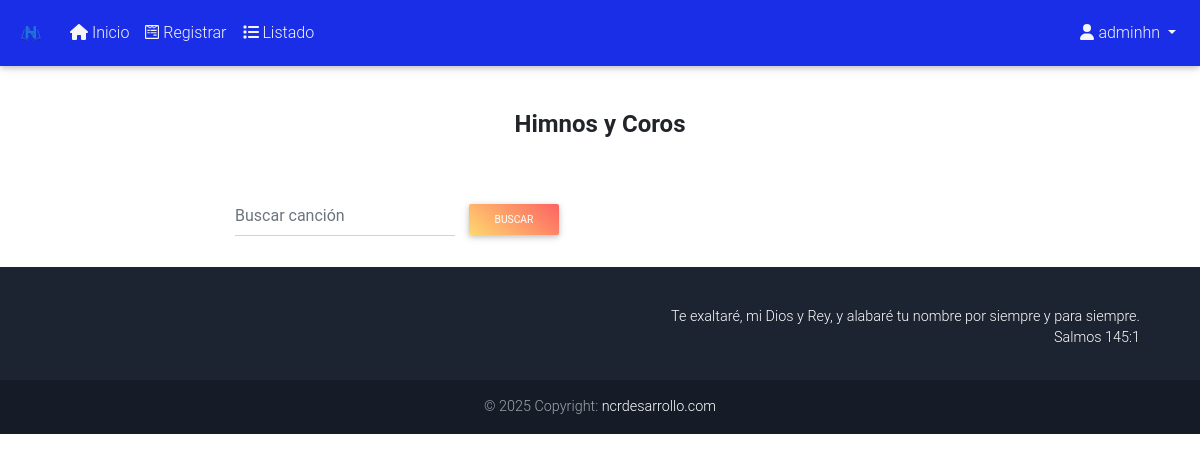
The page /table-song/?page=2 (signed in) on the database as committed earlier.
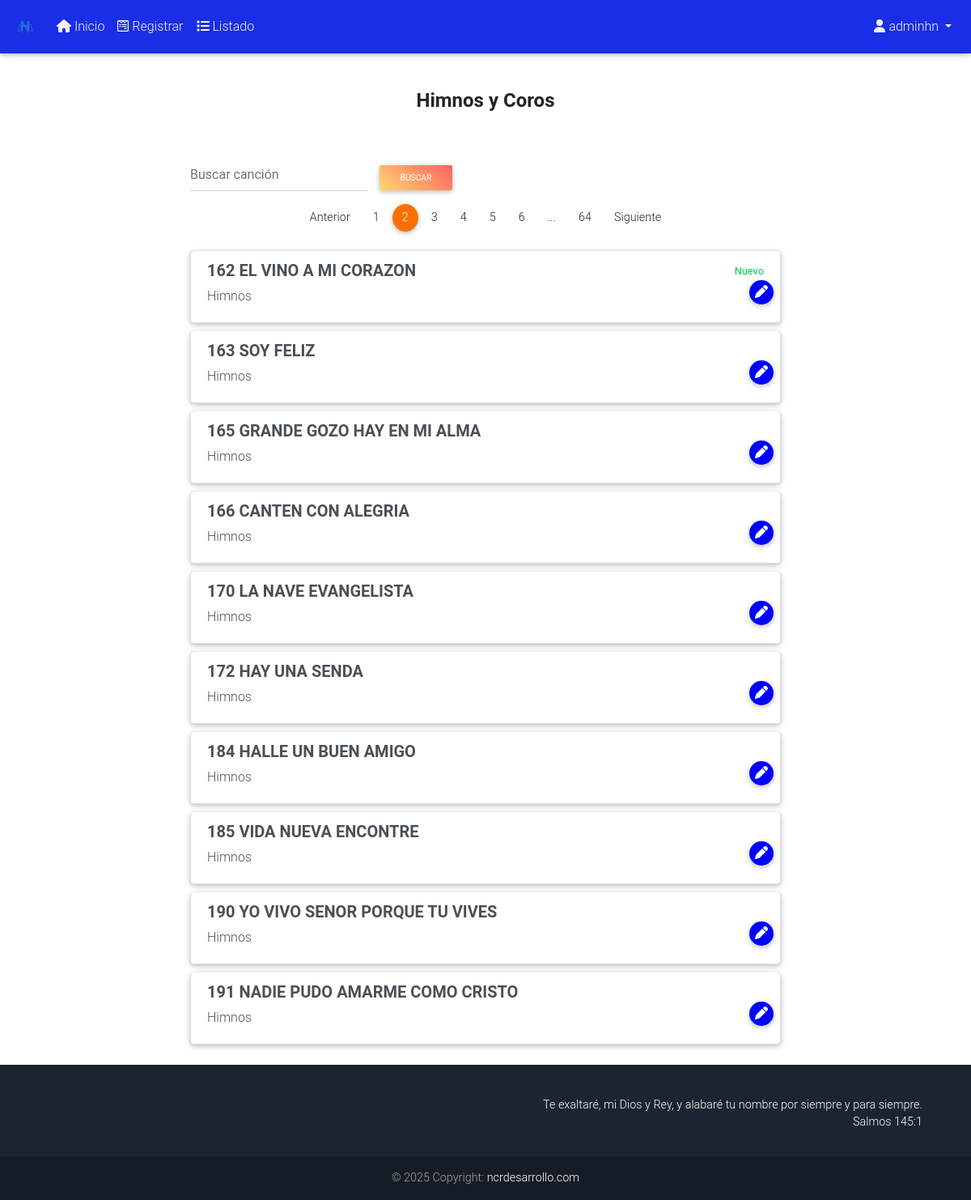
The same page on the database as committed later.
### mainapp/models.py (models this page shows, shortened)
class Himnosycoros(models.Model):
    id_himno = models.AutoField(primary_key=True)
    titulo = models.CharField(max_length=150, verbose_name="Título")
    categorias = [
        ('Adoracion', 'Adoracion'),
        ('Alabanza', 'Alabanza'),
        ('Himnos', 'Himnos'),
    ]
    categoria = models.CharField(max_length=25, choices=categorias, default="Adoracion")
    tonos = [
        ('mayor', 'Mayor'),
        ('menor', 'Menor')
    ]
    tono = models.CharField(max_length=10, choices=tonos, default="mayor")
    notas = [
        ('C', 'C'),
        ('Cm', 'Cm'),
        ('D', 'D'),
        ('Dm', 'Dm'),
        ('E', 'E'),
        ('Em', 'Em'),
        ('F', 'F'),
        ('Fm', 'Fm'),
        ('G', 'G'),
        ('Gm', 'Gm'),
        ('A', 'A'),
        ('Am', 'Am'),
        ('B', 'B'),
        ('Bm', 'Bm'),
    ]
    nota = models.CharField(max_length=10, choices=notas, default="C")
    tipos = [
        ('Alabanza', 'Alabanza'),
        ('Misioneros', 'Misioneros'),
        ('Evangelisticos', 'Evangelisticos'),
    ]
    tipo = models.CharField(max_length=25, choices=tipos, default="Alabanza")
    autor = models.CharField(max_length=50, default="", verbose_name="Autor", null=True, blank=True)
    himno = models.TextField()
    url = models.CharField(max_length=150, verbose_name="Url", default="", null=True, blank=True)
    estados = [
        ('nuevo', 'nuevo'),
        ('', ''),
    ]
    estado = models.CharField(max_length=50, verbose_name="Estado", choices=estados, default="nuevo", null=True, blank=True)
    numerotono = models.IntegerField(default=0)
    class Meta:
        verbose_name = "Himno y Coro"
        verbose_name_plural = "Himnos y Coros"

### mainapp/views.py (the view)
# urls.py: path('table-song/',mainapp.views.table_song, name='table_song'),
@login_required(login_url="login")
def table_song(request):
    queryset = request.GET.get("buscar_cancion")
    song = Himnosycoros.objects.order_by('titulo')
    if queryset:
        query = Q(titulo__contains=queryset)
        query.add(Q(himno__contains=queryset), Q.OR)
        song = Himnosycoros.objects.filter(query)
    paginator = Paginator(song, 10)
    page = request.GET.get('page')
    page_canciones = paginator.get_page(page)
    return render(request, 'tabla_canciones_agregadas.html',{
        'titulo': "Himnos y Coros",
        'canciones': page_canciones,
        'paginator': paginator
    })

### mainapp/templates/tabla_canciones_agregadas.html (shortened to what this page needs)
{% extends 'layout.html' %}
{% block container %}
<div class="container contenedor_vista_cancion">
  <div class="row row-offcanvas row-offcanvas-right" id="content-cancion">
    <div class="col-sm-12 col-md-2 col-lg-2 sidebar-offcanvas" id="sidebar">
    </div>
    <div class="col-12 col-md-8" id="pagina">
      <div class="row">
        <div class="card-body text-center">
          <h5 class="card-title h4  font-weight-bold">{{titulo}}</h5>
        </div>
      </div>
      <div class="list-group">
          <form class="form-inline md-form mr-auto mb-2"  method="GET">
            <input class="form-control mr-sm-2" type="search" name="buscar_cancion"
            placeholder="Buscar canción" value="{{request.GET.buscar_cancion}}" aria-label="Search">
            <button class="btn peach-gradient btn-rounded btn-sm my-0" type="submit">Buscar</button>
          </form>
          {% include 'pagination.html' %}
        {% for cancion in canciones  %}
        <a href="{% url 'cancion' id_cancion=cancion.id_himno %}"
          class="list-group-item list-group-item-action flex-column align-items-start z-depth-1" style="margin-bottom: 10px; border-radius: 5px;">
            <div class="row">
              <div class="col-md-8 col-lg-8 col-sm-12">
                  <h5 class="mb-2 h5 font-weight-bold">{{cancion.titulo}}</h5>
                  <p class="mb-2">{{cancion.categoria}}</p>
              </div>
              <div class="col-md-4 col-lg-4 col-sm-12 text-right">
                {% if cancion.estado == "nuevo" %}
                  <small class="text-muted text-success">Nuevo</small>
                {% endif %}
                <br>
                <div class="row float-right">
                  <form action="{% url 'show_form_song_edit' %}" method="POST">
                    <button type="submit" class="btn_editar_lista z-depth-1"><i class="fas fa-pen"></i></button>
                  </form>
                </div>
              </div>
          </div>
        </a>
        {% endfor %}
      </div>
    </div>
    <div class="col-sm-12 col-md-2 col-lg-2 sidebar-offcanvas" id="sidebar">
    </div>
  </div>
</div>
{% endblock  %}

Rows that differ between the two databases and show on the page:
added Himnosycoros: titulo "162 EL VINO A MI CORAZON", categoria "Himnos", estado "Nuevo"
added Himnosycoros: titulo "163 SOY FELIZ", categoria "Himnos"
added Himnosycoros: titulo "165 GRANDE GOZO HAY EN MI ALMA", categoria "Himnos"
added Himnosycoros: titulo "166 CANTEN CON ALEGRIA", categoria "Himnos"
added Himnosycoros: titulo "170 LA NAVE EVANGELISTA", categoria "Himnos"
added Himnosycoros: titulo "172 HAY UNA SENDA", categoria "Himnos"
added Himnosycoros: titulo "184 HALLE UN BUEN AMIGO", categoria "Himnos"
added Himnosycoros: titulo "185 VIDA NUEVA ENCONTRE", categoria "Himnos"
added Himnosycoros: titulo "190 YO VIVO SENOR PORQUE TU VIVES", categoria "Himnos"
added Himnosycoros: titulo "191 NADIE PUDO AMARME COMO CRISTO", categoria "Himnos"
Other text that changed with them:
text now shown: "Anterior Siguiente"
new list line: "1"
new list line: "2"
new list line: "3"
new list line: "4"
new list line: "5"
new list line: "6"
new list line: "... 64"
